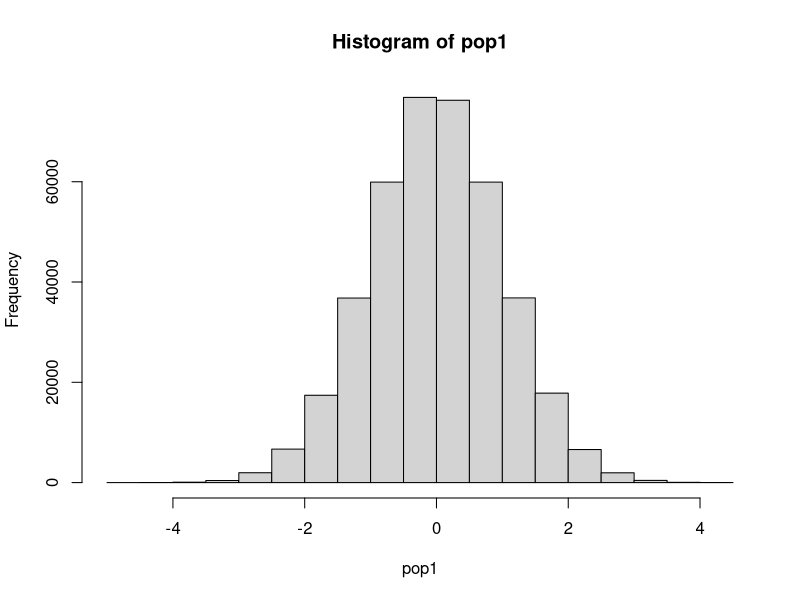
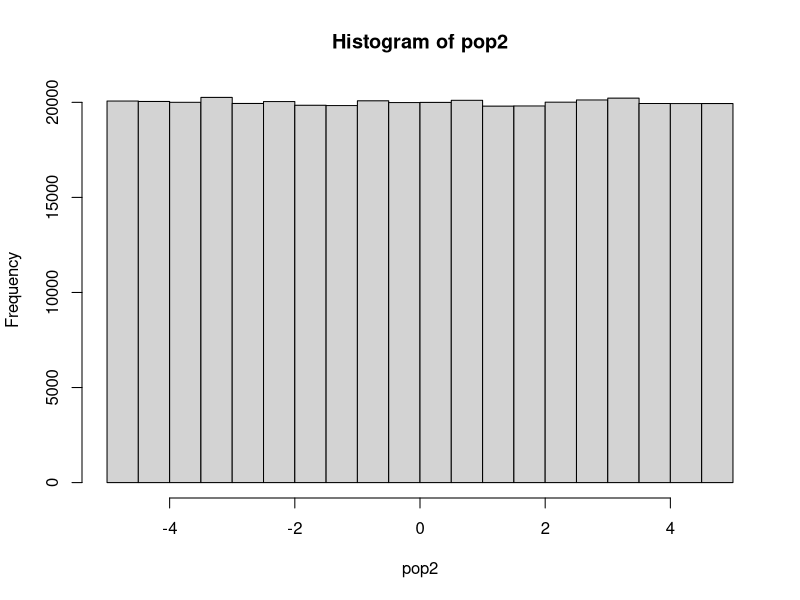
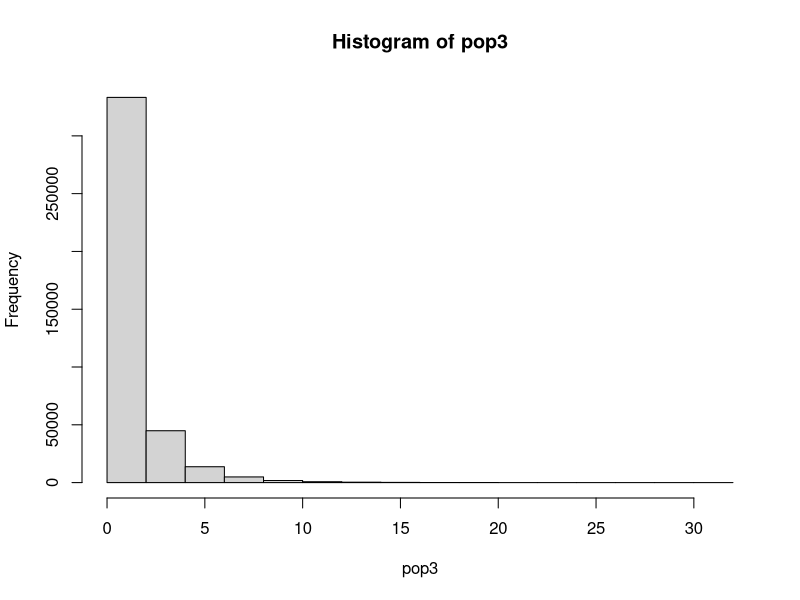
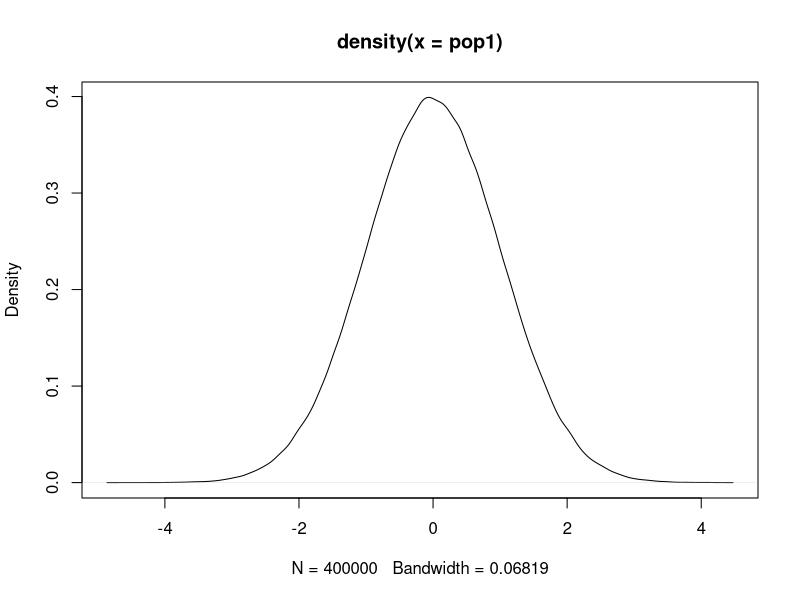
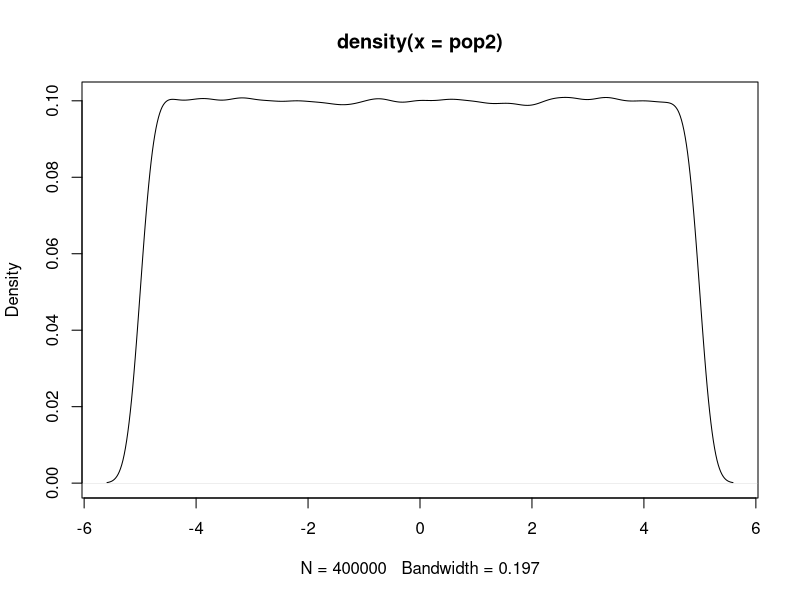
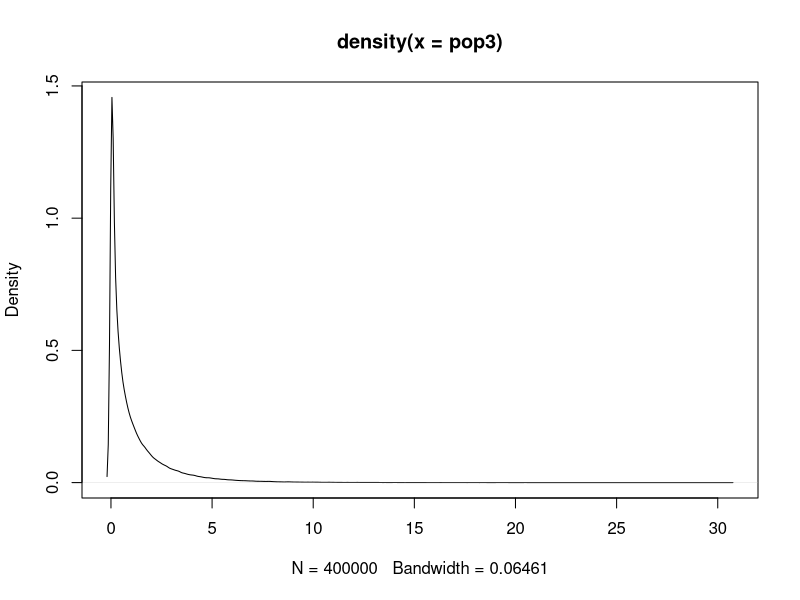
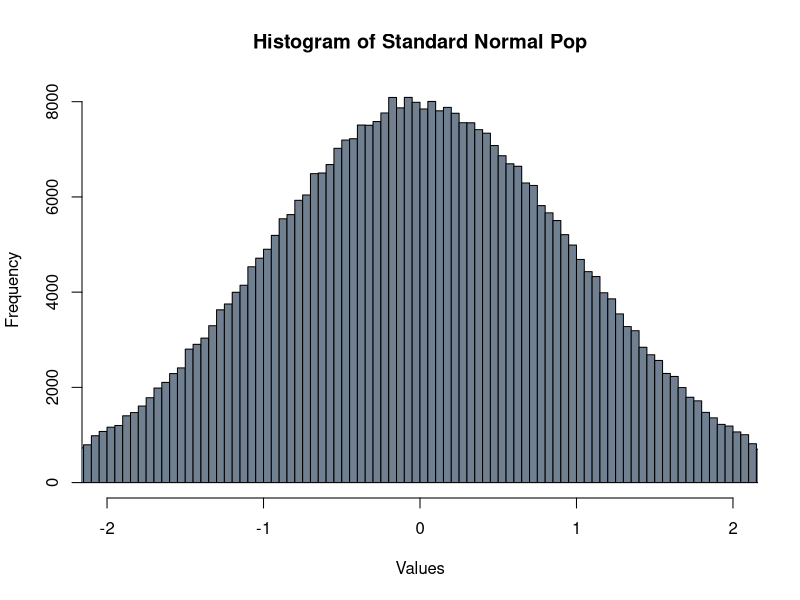
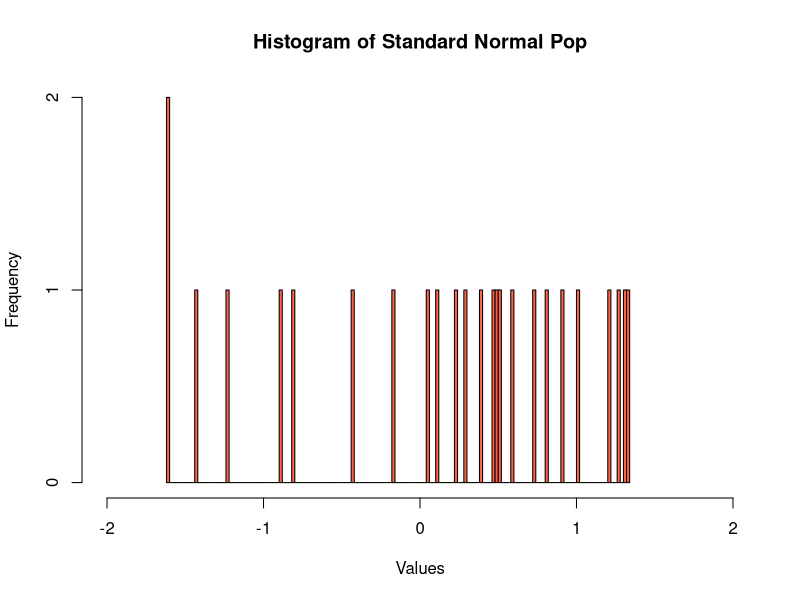

Write R code to recreate these figures, in order. (Note: this script raises an error after producing the figures.)
#Kristine Christianson:
#     Lab: Fridays 10-11:50am
#Nate Smith
#     Lab: Fridays 12:10-2:00pm

#204a R Lab 2 
#Fall 2016
#####################################################################

#These are the same populations we were using during the demo
set.seed(100215)
pop1 <- rnorm(400000, 0, 1)
pop2 <- runif(400000, -5, 5)
pop3 <- rf(400000, 1, 30)

#Functions to describe the data

mean(pop1)
median(pop1)
max(pop1)
min(pop1)
sd(pop1)
var(pop1)

#all functions use the na.rm = TRUE argument
#the default argument is na.rm = FALSE

#Plots from today to demonstrate the density of the data

hist(pop1)
hist(pop2)
hist(pop3)


#Denstiy plots
plot(density(pop1))
plot(density(pop2))
plot(density(pop3))


#Some possible modifications
hist(pop1, main = "Histogram of Standard Normal Pop",
	xlab = "Values", xlim = c(-2, 2), breaks = 200, col = 'slategray')
hist(rnorm(25, 0, 1), main = "Histogram of Standard Normal Pop",
	xlab = "Values", xlim = c(-2, 2), breaks = 200, col = 'tomato')
hist(rnorm(25, 0, 1), main = "Histogram of Standard Normal Pop",
	xlab = "Values", xlim = c(-2, 2), breaks = 10, col = 'cyan')


##################################

#Standardizing data

set.seed(10090)
temp <- rnorm(500, 5, 2.3)
hist(temp)

#z-score
temp2 <- (temp-mean(temp))/sd(temp)
hist(temp2)

temp3 <- scale(temp)[,1]
hist(temp3)


tdat <- data.frame(temp,temp2,temp3)
cor(tdat)

	#cor() is the correlation function, we'll talk about
	#it much more later, for now it can be used to
	#show us that the variability between temp versions
	#is identical. So, even though the values have changed
	#the relative location of all the observations are
	#identical in each version of temp.



##########Creating New Variables/Adding to existing data sets################

###Create a data.frame from existing vectors(one-dimensional matrices)###
#In this example we create three normally distributed variables
#(gender, age, and favorite NBA team)using the sample() function
#and then attach them to each other using cbind() function. Note that
#cbind() will combine vectors into a matrix by column rather than a data frame unless
#otherwise specified. 


gender <- sample(c("male","female"),10,replace=TRUE)
age <- sample(c(21:30),10,replace=TRUE)
nba <- sample(c("Kings"),10,replace=TRUE)
my.data <- data.frame(gender,age,nba)
my.data

#We can also use cbind() to append a vector to an existing matrix or data.frame
#Note that we do not need to respecify data.frame because the first argument in the cbind()
#fuction is already specified as a data.frame.  Remember that one of the major differences
#between a data.frame and a matrix in R is that a matrix may contain only one type of 
#data, i.e. numeric or character, whereas a data.frame can contain multiple variable types

depression <- sample(c("depressed","very depressed","despondent"),10,replace=TRUE)
my.data <- cbind(my.data, depression)
my.data

#Variables can also be added directly to an existing data set by referencing the data
#by name and using the '$' to name the new variable

my.data$newvar <- c(1:10)

#Lets add new variables to this data based on the "dating rule"
#https://www.psychologytoday.com/blog/meet-catch-and-keep/201405/who-is-too-young-or-too-old-you-date
#Lower limit "half your age plus seven"
#Upper limit "take your age, subtract seven, then double it"
#

my.data$datemin <- (my.data$age / 2) + 7
my.data$datemax <- (my.data$age - 7) * 2
my.data$daterange <- my.data$datemax - my.data$datemin
my.data


#############################################
#############################################


#Now you try!

#Create the data set
set.seed(10913)
v1 <- rnorm(500, 5, 3.3)
v2 <- rnorm(500, 3.3, .5)
v3 <- sample(c(0,1),500, replace = TRUE)
v4 <- sample(c(1,2,2,3,3,3,4,4,4,4,4,5,5,5,6,6,7),500,replace = TRUE)
d <- data.frame(v1,v2,v3,v4)

#Some exercises to conduct

#1. Get the mean, median, min, max for v1 & v2
v1.mn = mean(v1)
v1.med = median(v1)
v1.min = min(v1)
v1.max = max(v1)

v2.mn = mean(v2)
v2.med = median(v2)
v2.min = min(v2)
v2.max = max(v2)

#2. Plot v1-v4, describe the distribution of the data
hist(v1) #normal
hist(v2) #normal
hist(v3) # all values are either 0 or 1, two bars for 0 and 1
hist(v4) # symmetrical

#3. Calculate the biased and unbiased SD for v1-v2 & v4
v1.bsd = b.sd(v1)
v1.usd = u.sd(v1)

v4.bsd = b.sd(v4)
v4.usd = u.sd(v4)

#4. Calculate the frequency of 0 and 1 for v3
v3.zero = v3 ==0
#239 zeros
#261 ones

#5. Transform v1 and v2 into normal standard distributions
zv1 = (v1-mean(v1))/sd(v1)
hist(zv1)

zv2 = (v2-mean(v2))/sd(v2)
hist(zv2)
#	by "hand" and using scale()
scalev1 = scale(v1)[,1]
hist(scalev1)
scalev2 = scale(v2)[,1]
hist(scalev2)




